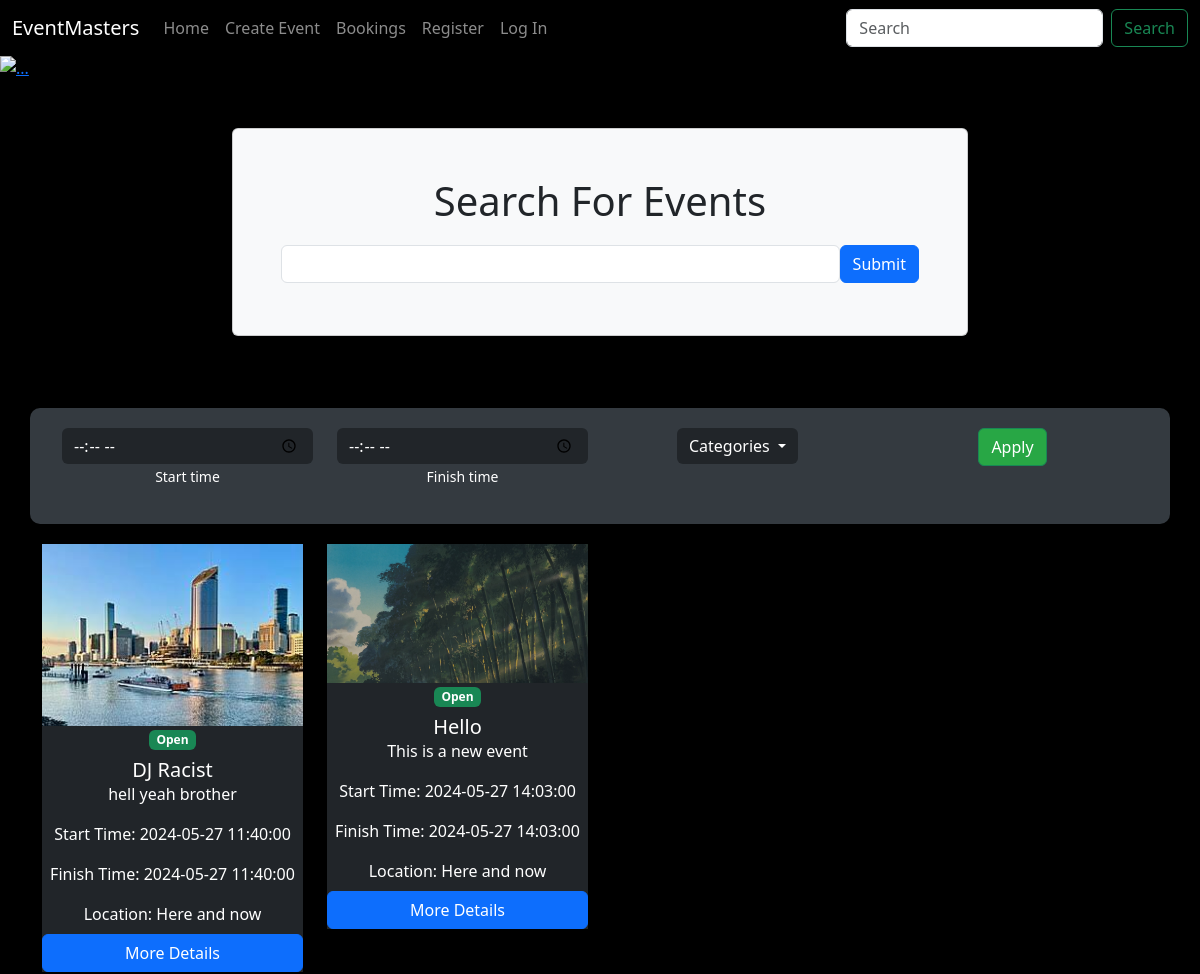
Before: / (upper part) with the older database file.
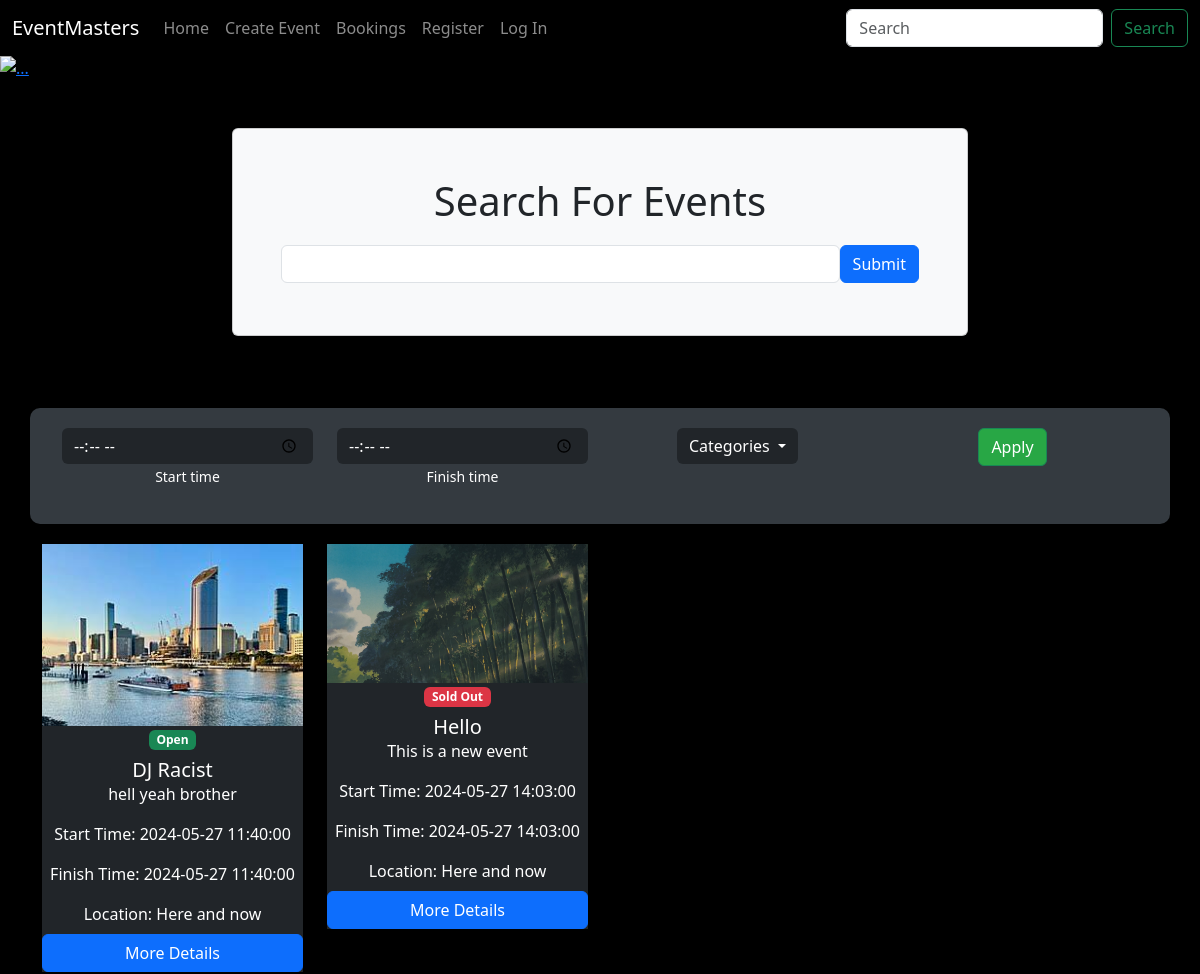
After: the same page with the newer database file.
### website/models.py (models this page shows, shortened)
class Event(db.Model):
    __tablename__ = 'events'
    id = db.Column(db.Integer, primary_key=True)
    name = db.Column(db.String(80))
    description = db.Column(db.String(200))
    image = db.Column(db.String(400))
    start_time = db.Column(db.DateTime)
    end_time = db.Column(db.DateTime)
    location = db.Column(db.String(80))
    genre = db.Column(db.String(10))
    price = db.Column(db.Float)
    numberoftickets = db.Column(db.Integer)
    status = db.Column(db.String(20), default="Open")
    comments = db.relationship('Comment', backref='event')
    orders = db.relationship('Order', backref='event')
    user_id = db.Column(db.Integer, db.ForeignKey('users.id'))

### website/views.py (the view)
@main_bp.route('/')
def index():
    events = db.session.scalars(db.select(Event)).all()
    return render_template('index.html', events = events)

### website/templates/index.html (shortened to what the changed rows need)
{% extends 'base.html' %}
{% block content %}
    <main>
      <div class="container text-center">
        <div class="row justify-content-center mt-5 pb-4">
          <div class="col-md-8">
             <div class="card shadow p-5 mb-5 bg-light">
                <h1 class="text-center mb-3">Search For Events</h1>
             </div>
          </div>
       </div>
        <div class="row row-cols-1 row-cols-md-4 g-4 cardset">
          {% for events in events %}
          <div class="col mb-4">
            <div class="card-group artist">
              <img
                src="{{url_for('static', filename=events.image)}}" alt="Event Image"
                class="card-img-top img-fluid"
              />
              <div class="card-body d-flex flex-column justify-content-between">
                <div>
                  <div>
                    {% if events.status == 'Open' %}
                    <span class="badge bg-success">{{events.status}}</span>
                    {% endif %}
                    {% if events.status == 'Sold Out' %}
                        <span class="badge bg-danger">{{events.status}}</span>
                    {% endif %}
                  </div>
                  <h5 class="card-title mt-2">{{ events.name }}</h5>
                  <p class="card-text">{{ events.description }}</p>
                  <p class="card-text">Start Time: {{ events.start_time }}</p>
                  <p class="card-text">Finish Time: {{ events.end_time}}</p>
                  <p class="card-text">Location: {{ events.location}}</p>
                </div>
                <a href="{{ url_for('Event.details', id=events.id) }}" class="btn btn-primary mt-2"
                  >More Details</a
                >
              </div>
            </div>
          </div>
          {% endfor %}
        </div>
      </div>
    </main>
{%endblock%}

Changed rows visible on the page:
changed Event "Hello": status "Open" → "Sold Out"
